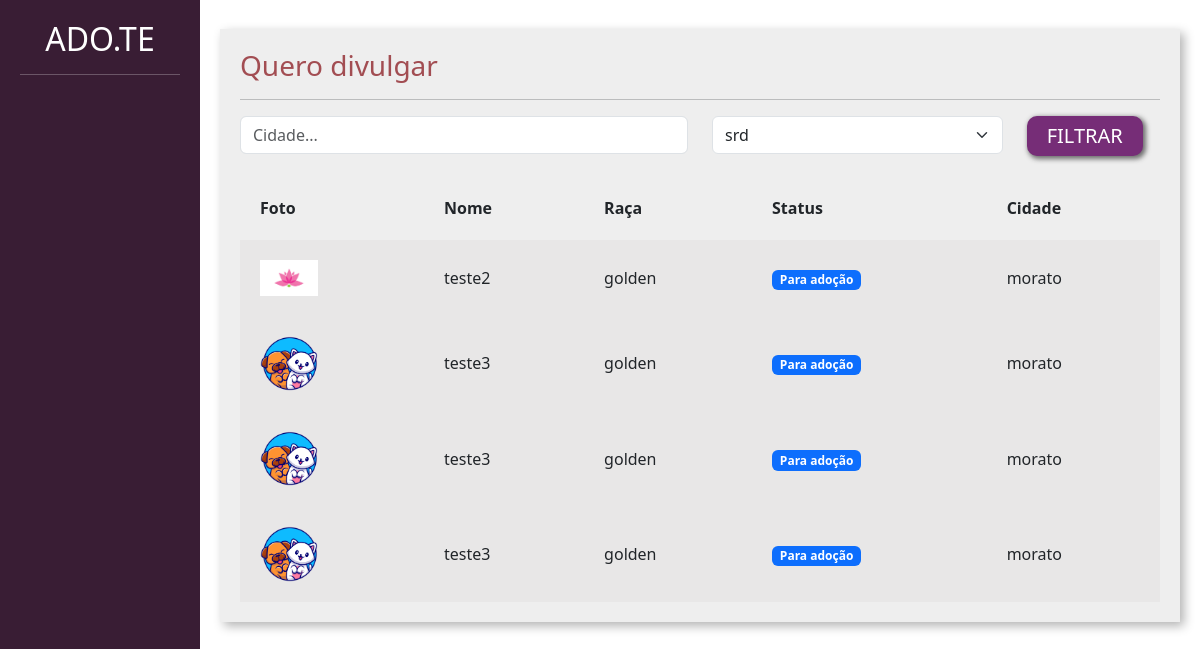
/adotar/, run on an earlier commit of the app's database.
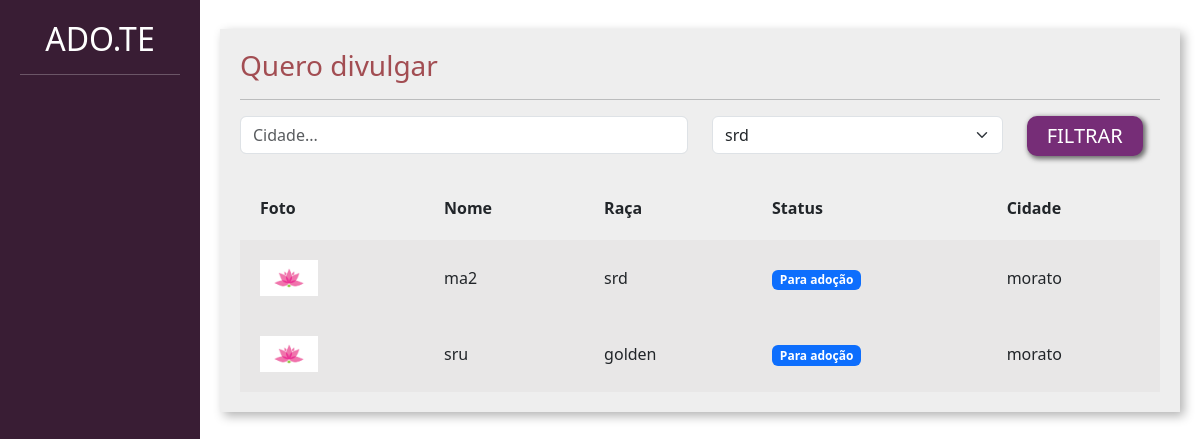
And on a later commit of the database.
### divulgar/models.py (models this page shows, shortened)
class Pet(models.Model):
    choices_status = (('P', 'Para adocao'),
                      ('A', 'Adotado'))
    usuario = models.ForeignKey(User, on_delete= models.DO_NOTHING)
    foto = models.ImageField(upload_to="fotos_pet")
    nome = models.CharField(max_length=100)
    descricao = models.TextField()
    estado = models.CharField(max_length=50)
    cidade = models.CharField(max_length=50)
    telefone = models.CharField(max_length=14)
    tag = models.ManyToManyField(Tag)
    raca = models.ForeignKey(Raca, on_delete=models.DO_NOTHING)
    status= models.CharField(max_length=1, choices=choices_status, default='P')

class Raca(models.Model):
    raca = models.CharField(max_length=50)
    def __str__(self):
        return self.raca

### adotar/views.py (the view)
# urls.py: path('', views.listar_pets, name="listar_pets"),
def listar_pets(request):
    if request.method == "GET":
        pets = Pet.objects.filter(status="P")
        racas = Raca.objects.all()
        cidade = request.GET.get('cidade')
        raca_filter = request.GET.get('raca')
    if cidade:
        pets = pets.filter(cidade__icontains=cidade)
    if raca_filter:
        pets = pets.filter(raca__id=raca_filter)
        raca_filter = Raca.objects.get(id=raca_filter)
    return render(request, 'listar_pets.html', {'pets': pets, 'racas': racas, 'cidade': cidade, 'raca_filter':raca_filter})

### adotar/templates/listar_pets.html (shortened to what this page needs)
{% load static %}
<!doctype html>
<html lang="pt-BR">
    <head>
    <link href="https://cdn.jsdelivr.net/npm/bootstrap@5.3.0-alpha1/dist/css/bootstrap.min.css" rel="stylesheet">
    <link href="{% static 'usuarios/css/cadastro.css' %}" rel="stylesheet">
    <link href="{% static 'divulgar/css/novo_pet.css' %}" rel="stylesheet">
    <link href="{% static 'divulgar/css/seus_pet.css' %}" rel="stylesheet">
    <link href="{% static 'adotar/css/listar_pets.css' %}" rel="stylesheet">
    </head>
    <body>
        <div class="container-fluid">
            <div class="row">
                <div class="col-md-2 bg-side sidebar">
                    <h2>ADO.TE</h2>
                    <hr>
                </div>
                <div class="col-md">
                    <div class="wrapper">
                        <div class="box width80">
                            <h3 class="font-vinho">Quero divulgar</h3>
                            <hr>
                            <form action="{% url 'listar_pets' %}" method="GET">
                                <div class="row">
                                    <div class="col-md-6">
                                        <input type="text" placeholder="Cidade..." value={% if cidade %}{{cidade}}{% endif %}"" name="cidade" class="form-control">
                                    </div>
                                    <div class="col-md-4">
                                        <select class="form-select" name="raca">
                                            {% for raca in racas %}
                                                 <option {% if raca_filter.id == raca.id %} selected {% endif %} value="{{raca.id}}">{{raca}}</option>
                                            {% endfor%}
                                        </select>
                                    </div>
                                    <div class="col-md-2">
                                        <input type="submit" class="btn-custom-secondary" value="FILTRAR">
                                    </div>
                                </div>
                            </form>
                             <table class="tabela" cellpadding="20">
                                <tr>
                                    <th>Foto</th>
                                    <th>Nome</th>
                                    <th>Raça</th>
                                    <th>Status</th>
                                    <th>Cidade</th>
                                </tr>
                                {% for pet in pets%}
                                    <tr class="tabela-linha">
                                        <td width="20%">
                                            <a href="{% url 'ver_pet' pet.id %}"><img width="40%" src="{{pet.foto.url}}"></a>
                                        </td>
                                        <td>
                                            {{pet.nome}}
                                        </td>
                                        <td>
                                            {{pet.raca}}
                                        </td>
                                        <td>
                                            {% if pet.status == "P" %}
                                                <span class="badge text-bg-primary">Para adoção</span>
                                            {% elif pet.status == "A" %}
                                                <span class="badge text-bg-success">Adotado</span>
                                            {% endif%}
                                        </td>
                                        <td>
                                            {{pet.cidade}}
                                        </td>
                                    </tr>
                                {% endfor %}
                            </table>
                        </div>
                    </div>
                </div>
            </div>
        </div>
    </body>
</html>

What changed in the data, as far as the page shows it:
removed Pet: foto (picture), nome "teste2", raca "golden", status "Para adoção", cidade "morato"
removed Pet: foto (picture), nome "teste3", raca "golden", status "Para adoção", cidade "morato"
removed Pet: foto (picture), nome "teste3", raca "golden", status "Para adoção", cidade "morato"
removed Pet: foto (picture), nome "teste3", raca "golden", status "Para adoção", cidade "morato"
added Pet: foto (picture), nome "ma2", raca "srd", status "Para adoção", cidade "morato"
added Pet: foto (picture), nome "sru", raca "golden", status "Para adoção", cidade "morato"
